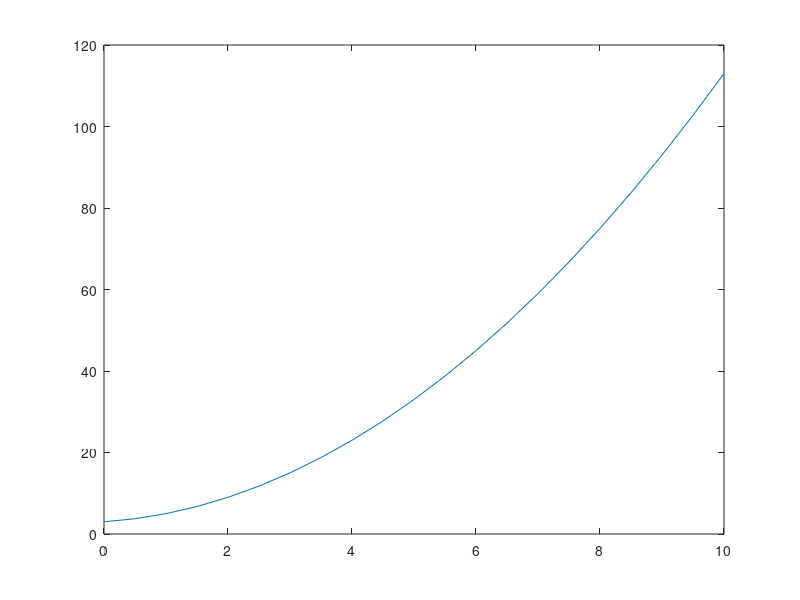
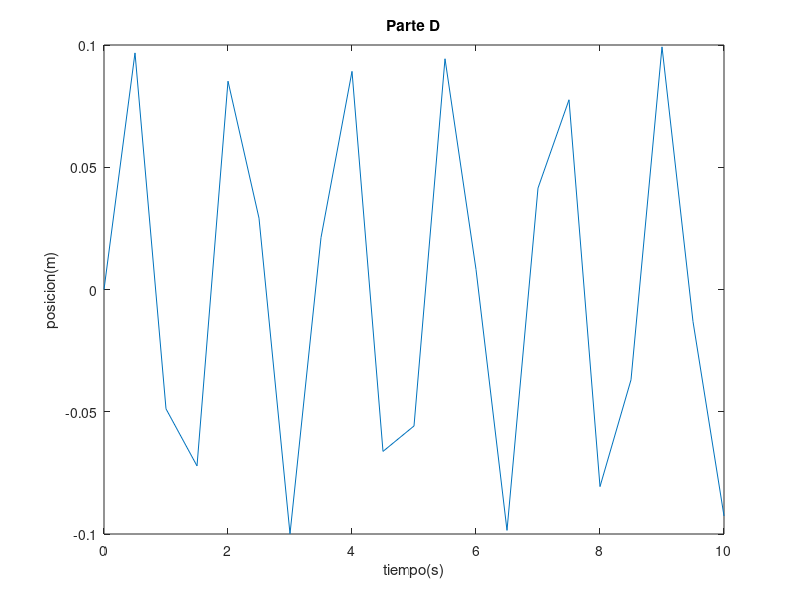
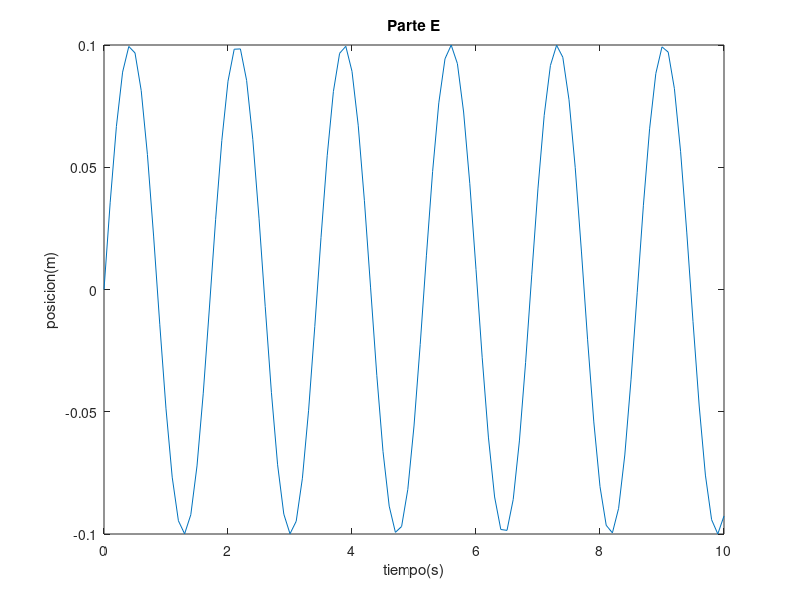
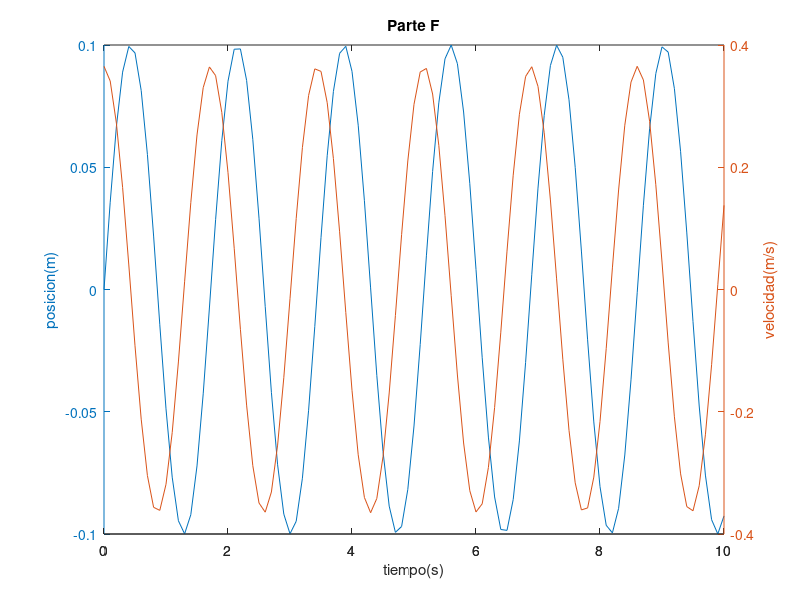

The MATLAB script that drew these images, in order:
clear all
close all
clc

%parte a
A = 0:0.5:10; 
length(A) %longitud del vector 

%parte b
B=3*A;
C=A+B;
F=3+A;
D=A.^2; %elevamos elemento a elemento al cuadrado
E=A*B'; %arreglamos problemas dimensinoales al trasponer B

%parte c
figure; %abre la ventana para cargar el grafico
plot (A,D+F);

%parte d
figure; %abre una nueva ventana para no superponer graficas
plot(A,0.1*sin(sqrt(20/1.5)*A))
xlabel ('tiempo(s)') %nombramos a los ejes
ylabel('posicion(m)')
title('Parte D')

%parte e
figure;
G=0:.1:10; %definimos un nuevo vector con espaciado 0.1
plot(G,0.1*sin(sqrt(20/1.5)*G))%en teoria el espaciado optimo seria un infinitesimal
xlabel ('tiempo(s)')
ylabel('posicion(m)')
title('Parte E')

%parte f
figure;
plotyy(G,0.1*sin(sqrt(20/1.5)*G), G,sqrt(20/1.5)*0.1*cos(sqrt(20/1.5)*G))%graficas de posicion y tiempo superpuestas
pp=plotyy(G,0.1*sin(sqrt(20/1.5)*G), G,sqrt(20/1.5)*0.1*cos(sqrt(20/1.5)*G));
axes(pp(1));
ylabel('posicion(m)');
axes(pp(2));
ylabel('velocidad(m/s)');
xlabel('tiempo(s)');
title('Parte F')

%parte g
figure;
subplot(2,1,1); %seleccionamos la primer subfigura
plot(G,0.1*sin(sqrt(20/1.5)*G)) 
xlabel('tiempo(s)');
ylabel('posicion(m)');
title('Parte G')

subplot(2,1,2); %seleccionamos la segunda subfigura
plot(G,sqrt(20/1.5)*0.1*cos(sqrt(20/1.5)*G)) 
xlabel('tiempo(s)');
ylabel('velocidad(m/s)');


